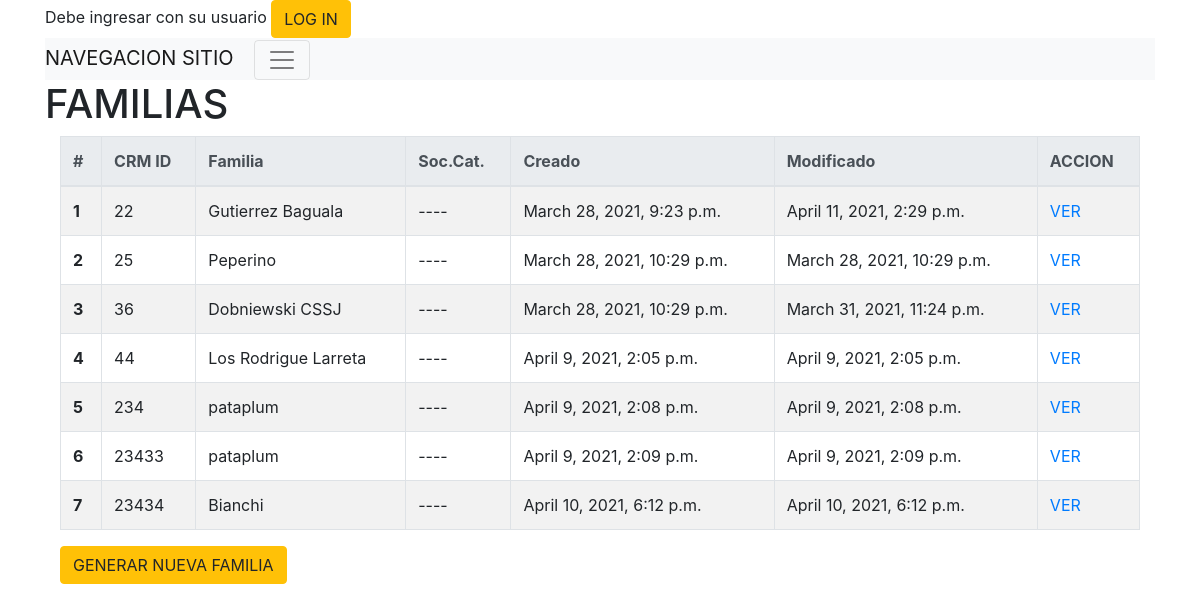
The app's page /socios/familias, older data.
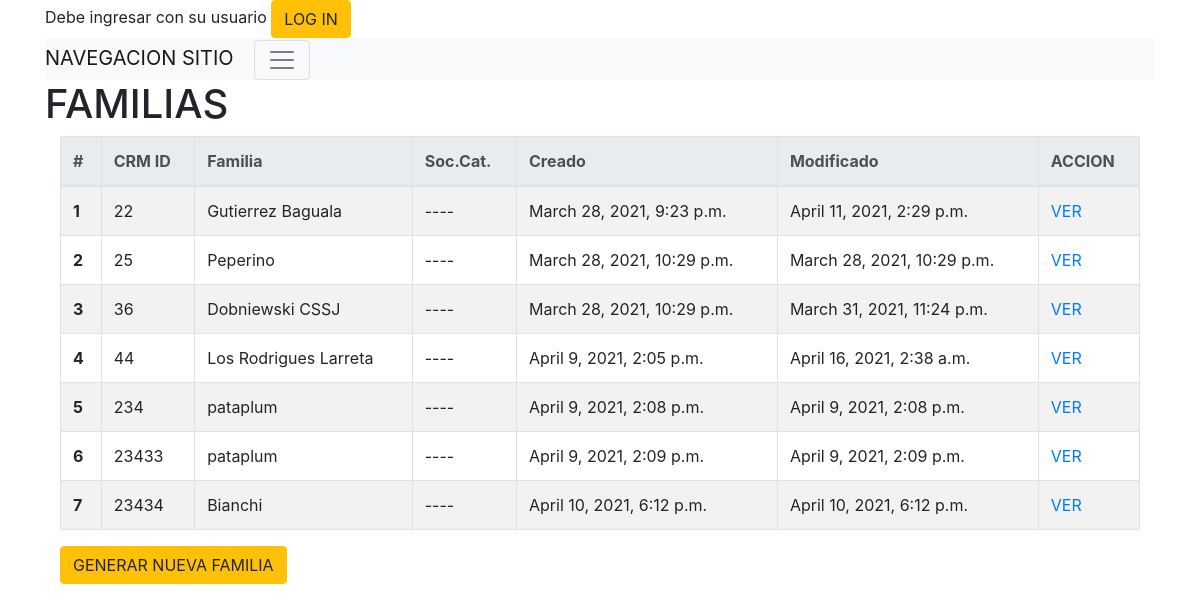
The same page, newer data.
### socios/models.py (models this page shows, shortened)
class Familia(models.Model):
    familia_crm_id = models.CharField(max_length=50)
    crm_id = models.IntegerField(unique=True) # unique=True
    direccion_calle = models.CharField(max_length=50,blank=True)
    direccion_numero = models.CharField(max_length=50,blank=True)
    direccion_depto = models.CharField(max_length=50,blank=True)
    direccion_localidad = models.CharField(max_length=50,blank=True)
    direccion_provincia = models.CharField(max_length=50,blank=True)
    contacto = models.CharField(max_length=200,blank=True)
    eliminado = models.BooleanField(default=False)
    creado = models.DateTimeField('creado',auto_now_add=True)
    actualizado = models.DateTimeField('actualizado',auto_now=True)
    class Meta:
        permissions = (
                       ( "familia_crear","Agregar nueva familia"),
                       ( "familia_editar","Editar familia"),
                       ( "familia_borrar","Eliminar familia"),
                       ( "familia_ver","Ver informacion de familia" ),
                      )

### socios/views.py (the view)
# urls.py: path('familias', views.familia_index, name='familia_listado'),
def familia_index(request,error_message=''):
    func = inspect.currentframe().f_back.f_code
    logger.debug(" %s: %s in %s:%i" % (
        'init ',
        func.co_name,
        func.co_filename,
        func.co_firstlineno
    ))
    lista_familias = Familia.objects.all()
    socios = Socio.objects.all()
    familia_estadisticas_socios = {}
    categorias = {k:0 for k,categoria in Socio.CATEGORIAS_CHOISES }
    logger.debug(categorias)
    for socio in socios:
        if socio.familia.id not in familia_estadisticas_socios.keys():
            familia_estadisticas_socios[socio.familia.id] = {'categorias_counter': categorias.copy(), 'familia':socio.familia }
        familia_estadisticas_socios[socio.familia.id]['categorias_counter'][socio.categoria] += 1
    logger.debug(familia_estadisticas_socios)
    return render(request, 'socios/familia_listado.html', {'familias': lista_familias, 'error_message': error_message} )

### socios/templates/socios/familia_listado.html (shortened to what this page needs)
{% extends "base_site.html" %}
{% block content %}
<h1>FAMILIAS</h1>
<div class="container">
  <div class="row">
    <div class="col-sm">
      <table id="example" class="table table-striped table-bordered table-hover table-responsive-xl" style="width:100%">
        <thead class="thead-light">
          <tr>
            <th scope="col">#</th>
            <th scope="col">CRM ID</th>
            <th scope="col">Familia</th>
            <th scope="col">Soc.Cat.</th>
            <th scope="col">Creado</th>
            <th scope="col">Modificado</th>
            <th scope="col">ACCION</th>
          </tr>
        </thead>
        <tbody>
          {% for familia in familias %}
          <tr>
            <th scope="row">{{ forloop.counter }}</th>
            <td>{{ familia.crm_id }}</td>
            <td>{{ familia.familia_crm_id }}</td>
            <td>
              ----
            </td>
            <td>{{ familia.creado }}</td>
            <td>{{ familia.actualizado }}</td>
            <td><a href="{% url 'socios:familia_detalle' familia_id=familia.id %}">VER</a> </td>
          </tr>
          {% endfor %}
        </tbody>
      </table>
    </div>
  </div>
  <div class="row">
    <div class="col-sm">
      <a class="btn btn-warning" href="{% url 'socios:familia_nuevo' familia_id=0 %}" >GENERAR NUEVA FAMILIA</a>
    </div>
  </div>
</div>
{% endblock content %}

### templates/base_site.html (shortened to what this page needs)
<!doctype html>
<html>
<head>
    {% load bootstrap4 %}
    {% load static %}
    {% bootstrap_css %}
</head>
{% block body %}
<body>
    <div class="container-fluid">
    <div class="container-md">
        {% block logstatus %}
    <div>
        <span>{% if user.is_authenticated %}{{ request.user.username }} | <a class="btn btn-warning" href="/accounts/logout" >LOG OUT</a> {% else %} Debe ingresar con su usuario  <a class="btn btn-warning" href="/accounts/login" >LOG IN</a> {% endif %}</span>
    </div>
        {% endblock logstatus %}
        {% include 'navbar.html' %}
        {% block content %}{% endblock content %}
    </div>
</div>
</body>
{% endblock body %}
</html>

### templates/navbar.html (shortened to what this page needs)
{% block navbar_base %}
<nav class=" navbar-light bg-light">
    <a class="navbar-brand" href="#">NAVEGACION SITIO</a>
    <button class="navbar-toggler" type="button" data-toggle="collapse" data-target="#navbarSupportedContent" aria-controls="navbarSupportedContent" aria-expanded="false" aria-label="Toggle navigation">
      <span class="navbar-toggler-icon"></span>
    </button>
  </nav>
{% endblock navbar_base %}

Row changes from the older to the newer data that the page shows:
changed Familia: familia_crm_id "Los Rodrigue Larreta" → "Los Rodrigues Larreta"; actualizado "April 9, 2021, 2:05 p.m." → "April 16, 2021, 2:38 a.m."
